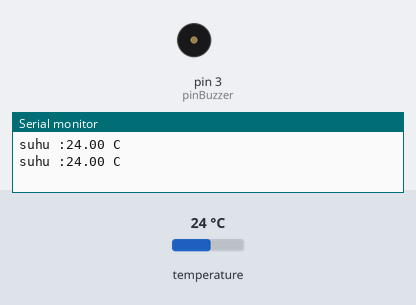
Recording of a sketch running on a simulated Arduino Uno, built with avr-gcc and run on an emulated ATmega328P. Shown: buzzer (waves = sounding, pin HIGH), the last lines printed to the serial monitor. Inputs (shaded band) come from the test bench; at power-on: temperature 24 °C.

Above: at 2.3 s.
2.4 s: temperature set to 30.6 °C
4.2 s: temperature set to 31.6 °C
At 5.0 s:
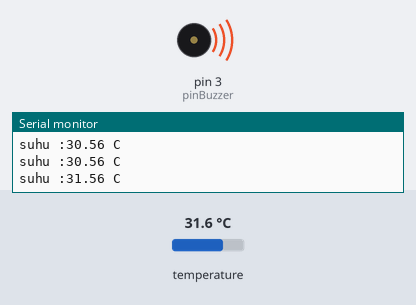
7.8 s: temperature set to 12 °C
At 8.8 s:
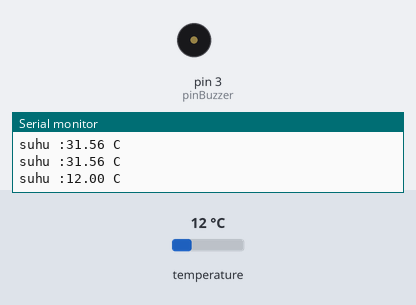
9.3 s: temperature set to 33 °C
At 10.5 s:
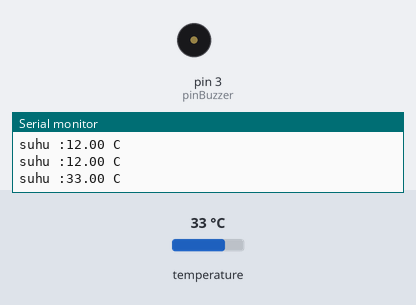
Timing chart, 0 to 13.9 s (numbered marks = the images above; inputs shaded):
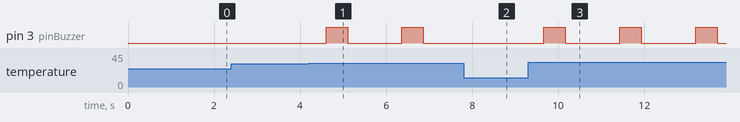

The sketch:

5.sensorDS18B20_uti.ino
```cpp
 // inisialisasi
#include<OneWire.h>
#include<DallasTemperature.h>

int sensorSuhu=2;
int pinBuzzer=3;
OneWire oneWire(sensorSuhu);
DallasTemperature sensors(&oneWire);

void setup() {
 Serial.begin(9600);
 sensors.begin();
 pinMode(pinBuzzer,OUTPUT);
}

void loop() {
  // baca sensor
 sensors.requestTemperatures();
 float bacaSuhu=sensors.getTempCByIndex(0);


 // Print to Serial
 Serial.print("suhu :");
 Serial.print(bacaSuhu);
 Serial.print(" C");
 Serial.println();

if(bacaSuhu>31){
  digitalWrite(3,HIGH);
  delay(500);
  digitalWrite(3,LOW);
  delay(500);
}

}
```

Measured:
- the behaviour switches between 31 and 31.1 °C on temperature (found by bisection; images 0 and 1)
- after the input at 4.2 s, pin 3 (pinBuzzer): alternates HIGH for 0.50 s and LOW for 1.3 s, starting after 0.40 s
- after the input at 7.8 s, pin 3 (pinBuzzer): stays LOW (without the input it goes to HIGH after 0.33 s)
- after the input at 9.3 s, pin 3 (pinBuzzer): alternates HIGH for 0.50 s and LOW for 1.3 s, starting after 0.36 s
